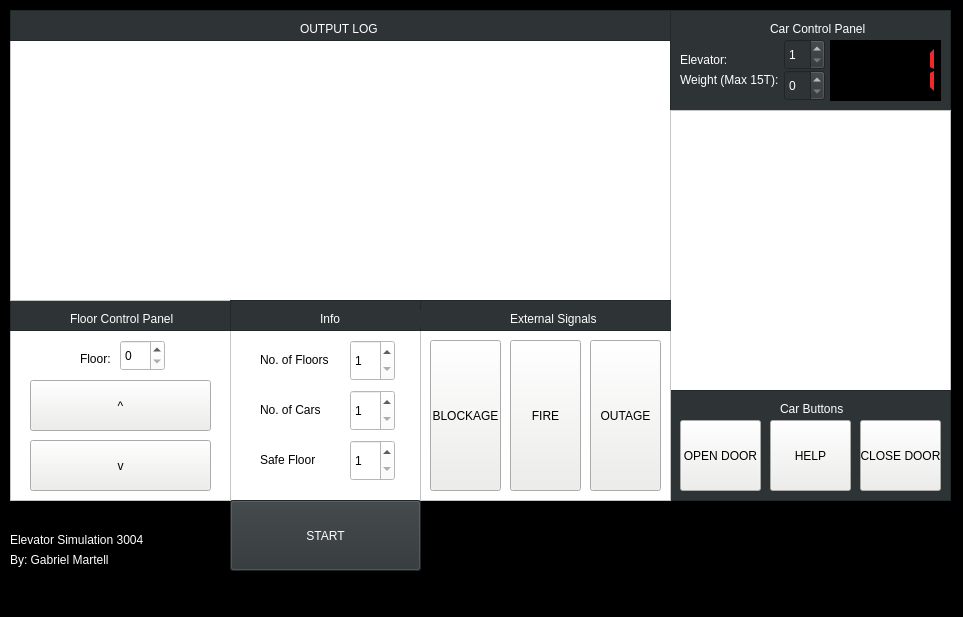
<?xml version="1.0" encoding="UTF-8"?>
<ui version="4.0">
 <class>MainWindow</class>
 <widget class="QMainWindow" name="MainWindow">
  <property name="geometry">
   <rect>
    <x>0</x>
    <y>0</y>
    <width>963</width>
    <height>617</height>
   </rect>
  </property>
  <property name="windowTitle">
   <string>MainWindow</string>
  </property>
  <property name="styleSheet">
   <string notr="true">background-color: rgb(0, 0, 0);</string>
  </property>
  <widget class="QWidget" name="centralwidget">
   <widget class="QFrame" name="upDownButtonsFrame">
    <property name="geometry">
     <rect>
      <x>10</x>
      <y>300</y>
      <width>221</width>
      <height>201</height>
     </rect>
    </property>
    <property name="styleSheet">
     <string notr="true">background-color: rgb(255, 255, 255);</string>
    </property>
    <property name="frameShape">
     <enum>QFrame::StyledPanel</enum>
    </property>
    <property name="frameShadow">
     <enum>QFrame::Raised</enum>
    </property>
    <widget class="QPushButton" name="up_button">
     <property name="geometry">
      <rect>
       <x>20</x>
       <y>80</y>
       <width>181</width>
       <height>51</height>
      </rect>
     </property>
     <property name="cursor">
      <cursorShape>PointingHandCursor</cursorShape>
     </property>
     <property name="styleSheet">
      <string notr="true">background-color: rgb(238, 238, 236);</string>
     </property>
     <property name="text">
      <string>^</string>
     </property>
    </widget>
    <widget class="QPushButton" name="down_button">
     <property name="geometry">
      <rect>
       <x>20</x>
       <y>140</y>
       <width>181</width>
       <height>51</height>
      </rect>
     </property>
     <property name="cursor">
      <cursorShape>PointingHandCursor</cursorShape>
     </property>
     <property name="styleSheet">
      <string notr="true">background-color: rgb(238, 238, 236);</string>
     </property>
     <property name="text">
      <string>v</string>
     </property>
    </widget>
    <widget class="QSpinBox" name="floor_spin">
     <property name="geometry">
      <rect>
       <x>110</x>
       <y>40</y>
       <width>45</width>
       <height>31</height>
      </rect>
     </property>
    </widget>
    <widget class="QLabel" name="label">
     <property name="geometry">
      <rect>
       <x>70</x>
       <y>50</y>
       <width>31</width>
       <height>17</height>
      </rect>
     </property>
     <property name="text">
      <string>Floor:</string>
     </property>
    </widget>
    <widget class="QFrame" name="fcp_header">
     <property name="geometry">
      <rect>
       <x>0</x>
       <y>0</y>
       <width>281</width>
       <height>31</height>
      </rect>
     </property>
     <property name="styleSheet">
      <string notr="true">background-color: rgb(46, 52, 54);</string>
     </property>
     <property name="frameShape">
      <enum>QFrame::StyledPanel</enum>
     </property>
     <property name="frameShadow">
      <enum>QFrame::Raised</enum>
     </property>
     <widget class="QLabel" name="label_5">
      <property name="geometry">
       <rect>
        <x>60</x>
        <y>10</y>
        <width>121</width>
        <height>17</height>
       </rect>
      </property>
      <property name="styleSheet">
       <string notr="true">color: rgb(255, 255, 255);</string>
      </property>
      <property name="text">
       <string>Floor Control Panel</string>
      </property>
     </widget>
    </widget>
   </widget>
   <widget class="QScrollArea" name="scrollArea">
    <property name="geometry">
     <rect>
      <x>10</x>
      <y>40</y>
      <width>661</width>
      <height>261</height>
     </rect>
    </property>
    <property name="focusPolicy">
     <enum>Qt::NoFocus</enum>
    </property>
    <property name="styleSheet">
     <string notr="true">background-color: rgb(255, 255, 255);</string>
    </property>
    <property name="frameShape">
     <enum>QFrame::StyledPanel</enum>
    </property>
    <property name="widgetResizable">
     <bool>true</bool>
    </property>
    <widget class="QWidget" name="scrollAreaWidgetContents">
     <property name="geometry">
      <rect>
       <x>0</x>
       <y>0</y>
       <width>659</width>
       <height>259</height>
      </rect>
     </property>
    </widget>
   </widget>
   <widget class="QFrame" name="scrollAreaHeader">
    <property name="geometry">
     <rect>
      <x>10</x>
      <y>10</y>
      <width>661</width>
      <height>31</height>
     </rect>
    </property>
    <property name="styleSheet">
     <string notr="true">background-color: rgb(46, 52, 54);</string>
    </property>
    <property name="frameShape">
     <enum>QFrame::StyledPanel</enum>
    </property>
    <property name="frameShadow">
     <enum>QFrame::Raised</enum>
    </property>
    <widget class="QLabel" name="label_2">
     <property name="geometry">
      <rect>
       <x>290</x>
       <y>10</y>
       <width>101</width>
       <height>17</height>
      </rect>
     </property>
     <property name="styleSheet">
      <string notr="true">color: rgb(255, 255, 255);</string>
     </property>
     <property name="text">
      <string>OUTPUT LOG</string>
     </property>
    </widget>
   </widget>
   <widget class="QFrame" name="elevator_informationFrame">
    <property name="geometry">
     <rect>
      <x>670</x>
      <y>10</y>
      <width>281</width>
      <height>101</height>
     </rect>
    </property>
    <property name="styleSheet">
     <string notr="true">background-color: rgb(46, 52, 54);</string>
    </property>
    <property name="frameShape">
     <enum>QFrame::StyledPanel</enum>
    </property>
    <property name="frameShadow">
     <enum>QFrame::Raised</enum>
    </property>
    <widget class="QSpinBox" name="elevator_spin">
     <property name="geometry">
      <rect>
       <x>114</x>
       <y>29</y>
       <width>41</width>
       <height>31</height>
      </rect>
     </property>
     <property name="styleSheet">
      <string notr="true">color: rgb(255, 255, 255);</string>
     </property>
     <property name="minimum">
      <number>1</number>
     </property>
    </widget>
    <widget class="QLabel" name="label_3">
     <property name="geometry">
      <rect>
       <x>10</x>
       <y>40</y>
       <width>61</width>
       <height>20</height>
      </rect>
     </property>
     <property name="styleSheet">
      <string notr="true">color: rgb(255, 255, 255);</string>
     </property>
     <property name="text">
      <string>Elevator:</string>
     </property>
    </widget>
    <widget class="QLCDNumber" name="level_indicator">
     <property name="geometry">
      <rect>
       <x>160</x>
       <y>30</y>
       <width>111</width>
       <height>61</height>
      </rect>
     </property>
     <property name="styleSheet">
      <string notr="true">color: rgb(239, 41, 41);
border-color: rgb(0, 0, 0);
alternate-background-color: rgb(0, 0, 0);
background-color: rgb(0, 0, 0);</string>
     </property>
     <property name="frameShape">
      <enum>QFrame::Box</enum>
     </property>
     <property name="frameShadow">
      <enum>QFrame::Raised</enum>
     </property>
     <property name="smallDecimalPoint">
      <bool>false</bool>
     </property>
     <property name="digitCount">
      <number>4</number>
     </property>
     <property name="segmentStyle">
      <enum>QLCDNumber::Flat</enum>
     </property>
     <property name="value" stdset="0">
      <double>1.000000000000000</double>
     </property>
    </widget>
    <widget class="QLabel" name="weight_label">
     <property name="geometry">
      <rect>
       <x>10</x>
       <y>60</y>
       <width>101</width>
       <height>20</height>
      </rect>
     </property>
     <property name="styleSheet">
      <string notr="true">color: rgb(255, 255, 255);</string>
     </property>
     <property name="text">
      <string>Weight (Max 15T):</string>
     </property>
    </widget>
    <widget class="QSpinBox" name="elevator_weight_spin">
     <property name="geometry">
      <rect>
       <x>114</x>
       <y>60</y>
       <width>41</width>
       <height>31</height>
      </rect>
     </property>
     <property name="styleSheet">
      <string notr="true">color: rgb(255, 255, 255);</string>
     </property>
    </widget>
    <widget class="QLabel" name="label_8">
     <property name="geometry">
      <rect>
       <x>100</x>
       <y>10</y>
       <width>101</width>
       <height>17</height>
      </rect>
     </property>
     <property name="styleSheet">
      <string notr="true">color: rgb(255, 255, 255);</string>
     </property>
     <property name="text">
      <string>Car Control Panel</string>
     </property>
    </widget>
   </widget>
   <widget class="QFrame" name="elevator_floorButtonsFrame">
    <property name="geometry">
     <rect>
      <x>670</x>
      <y>110</y>
      <width>281</width>
      <height>281</height>
     </rect>
    </property>
    <property name="styleSheet">
     <string notr="true">background-color: rgb(255, 255, 255);</string>
    </property>
    <property name="frameShape">
     <enum>QFrame::StyledPanel</enum>
    </property>
    <property name="frameShadow">
     <enum>QFrame::Raised</enum>
    </property>
    <widget class="QWidget" name="gridLayoutWidget">
     <property name="geometry">
      <rect>
       <x>10</x>
       <y>10</y>
       <width>261</width>
       <height>261</height>
      </rect>
     </property>
     <layout class="QGridLayout" name="gridLayout">
      <property name="verticalSpacing">
       <number>6</number>
      </property>
     </layout>
    </widget>
   </widget>
   <widget class="QFrame" name="elevator_otherButtonsFrame">
    <property name="geometry">
     <rect>
      <x>670</x>
      <y>390</y>
      <width>281</width>
      <height>111</height>
     </rect>
    </property>
    <property name="styleSheet">
     <string notr="true">background-color: rgb(46, 52, 54);</string>
    </property>
    <property name="frameShape">
     <enum>QFrame::StyledPanel</enum>
    </property>
    <property name="frameShadow">
     <enum>QFrame::Raised</enum>
    </property>
    <widget class="QPushButton" name="help_button">
     <property name="geometry">
      <rect>
       <x>100</x>
       <y>30</y>
       <width>81</width>
       <height>71</height>
      </rect>
     </property>
     <property name="cursor">
      <cursorShape>PointingHandCursor</cursorShape>
     </property>
     <property name="styleSheet">
      <string notr="true">background-color: rgb(238, 238, 236);</string>
     </property>
     <property name="text">
      <string>HELP</string>
     </property>
    </widget>
    <widget class="QPushButton" name="open_door_button">
     <property name="geometry">
      <rect>
       <x>10</x>
       <y>30</y>
       <width>81</width>
       <height>71</height>
      </rect>
     </property>
     <property name="cursor">
      <cursorShape>SizeHorCursor</cursorShape>
     </property>
     <property name="styleSheet">
      <string notr="true">background-color: rgb(238, 238, 236);</string>
     </property>
     <property name="text">
      <string>OPEN DOOR</string>
     </property>
    </widget>
    <widget class="QPushButton" name="close_door_button">
     <property name="geometry">
      <rect>
       <x>190</x>
       <y>30</y>
       <width>81</width>
       <height>71</height>
      </rect>
     </property>
     <property name="cursor">
      <cursorShape>SizeHorCursor</cursorShape>
     </property>
     <property name="styleSheet">
      <string notr="true">background-color: rgb(238, 238, 236);</string>
     </property>
     <property name="text">
      <string>CLOSE DOOR</string>
     </property>
    </widget>
    <widget class="QLabel" name="label_10">
     <property name="geometry">
      <rect>
       <x>110</x>
       <y>10</y>
       <width>121</width>
       <height>17</height>
      </rect>
     </property>
     <property name="styleSheet">
      <string notr="true">color: rgb(255, 255, 255);</string>
     </property>
     <property name="text">
      <string>Car Buttons</string>
     </property>
    </widget>
   </widget>
   <widget class="QFrame" name="setupFrame">
    <property name="geometry">
     <rect>
      <x>230</x>
      <y>330</y>
      <width>191</width>
      <height>171</height>
     </rect>
    </property>
    <property name="styleSheet">
     <string notr="true">background-color: rgb(255, 255, 255);</string>
    </property>
    <property name="frameShape">
     <enum>QFrame::StyledPanel</enum>
    </property>
    <property name="frameShadow">
     <enum>QFrame::Raised</enum>
    </property>
    <widget class="QLabel" name="label_6">
     <property name="geometry">
      <rect>
       <x>30</x>
       <y>70</y>
       <width>81</width>
       <height>20</height>
      </rect>
     </property>
     <property name="text">
      <string>No. of Cars</string>
     </property>
    </widget>
    <widget class="QLabel" name="label_4">
     <property name="geometry">
      <rect>
       <x>30</x>
       <y>20</y>
       <width>81</width>
       <height>20</height>
      </rect>
     </property>
     <property name="text">
      <string>No. of Floors</string>
     </property>
    </widget>
    <widget class="QSpinBox" name="num_cars_spin">
     <property name="geometry">
      <rect>
       <x>120</x>
       <y>60</y>
       <width>45</width>
       <height>41</height>
      </rect>
     </property>
     <property name="minimum">
      <number>1</number>
     </property>
     <property name="maximum">
      <number>9</number>
     </property>
    </widget>
    <widget class="QSpinBox" name="num_floors_spin">
     <property name="geometry">
      <rect>
       <x>120</x>
       <y>10</y>
       <width>45</width>
       <height>41</height>
      </rect>
     </property>
     <property name="minimum">
      <number>1</number>
     </property>
     <property name="maximum">
      <number>9</number>
     </property>
    </widget>
    <widget class="QLabel" name="label_7">
     <property name="geometry">
      <rect>
       <x>30</x>
       <y>120</y>
       <width>81</width>
       <height>20</height>
      </rect>
     </property>
     <property name="text">
      <string>Safe Floor</string>
     </property>
    </widget>
    <widget class="QSpinBox" name="safe_floor_spin">
     <property name="geometry">
      <rect>
       <x>120</x>
       <y>110</y>
       <width>45</width>
       <height>41</height>
      </rect>
     </property>
     <property name="minimum">
      <number>1</number>
     </property>
     <property name="maximum">
      <number>9</number>
     </property>
    </widget>
   </widget>
   <widget class="QFrame" name="elevator_externalButtons">
    <property name="geometry">
     <rect>
      <x>420</x>
      <y>300</y>
      <width>251</width>
      <height>201</height>
     </rect>
    </property>
    <property name="styleSheet">
     <string notr="true">background-color: rgb(255, 255, 255);</string>
    </property>
    <property name="frameShape">
     <enum>QFrame::StyledPanel</enum>
    </property>
    <property name="frameShadow">
     <enum>QFrame::Raised</enum>
    </property>
    <widget class="QPushButton" name="fire_button">
     <property name="geometry">
      <rect>
       <x>90</x>
       <y>40</y>
       <width>71</width>
       <height>151</height>
      </rect>
     </property>
     <property name="cursor">
      <cursorShape>PointingHandCursor</cursorShape>
     </property>
     <property name="styleSheet">
      <string notr="true">background-color: rgb(238, 238, 236);</string>
     </property>
     <property name="text">
      <string>FIRE</string>
     </property>
    </widget>
    <widget class="QPushButton" name="power_out_button">
     <property name="geometry">
      <rect>
       <x>170</x>
       <y>40</y>
       <width>71</width>
       <height>151</height>
      </rect>
     </property>
     <property name="cursor">
      <cursorShape>PointingHandCursor</cursorShape>
     </property>
     <property name="styleSheet">
      <string notr="true">background-color: rgb(238, 238, 236);</string>
     </property>
     <property name="text">
      <string>OUTAGE</string>
     </property>
    </widget>
    <widget class="QPushButton" name="blockage_button">
     <property name="geometry">
      <rect>
       <x>10</x>
       <y>40</y>
       <width>71</width>
       <height>151</height>
      </rect>
     </property>
     <property name="cursor">
      <cursorShape>PointingHandCursor</cursorShape>
     </property>
     <property name="styleSheet">
      <string notr="true">background-color: rgb(238, 238, 236);</string>
     </property>
     <property name="text">
      <string>BLOCKAGE</string>
     </property>
    </widget>
    <widget class="QFrame" name="external_signals_header">
     <property name="geometry">
      <rect>
       <x>0</x>
       <y>0</y>
       <width>281</width>
       <height>31</height>
      </rect>
     </property>
     <property name="styleSheet">
      <string notr="true">background-color: rgb(46, 52, 54);</string>
     </property>
     <property name="frameShape">
      <enum>QFrame::StyledPanel</enum>
     </property>
     <property name="frameShadow">
      <enum>QFrame::Raised</enum>
     </property>
     <widget class="QLabel" name="label_9">
      <property name="geometry">
       <rect>
        <x>90</x>
        <y>10</y>
        <width>121</width>
        <height>17</height>
       </rect>
      </property>
      <property name="styleSheet">
       <string notr="true">color: rgb(255, 255, 255);</string>
      </property>
      <property name="text">
       <string>External Signals</string>
      </property>
     </widget>
    </widget>
   </widget>
   <widget class="QFrame" name="info_header">
    <property name="geometry">
     <rect>
      <x>230</x>
      <y>300</y>
      <width>191</width>
      <height>31</height>
     </rect>
    </property>
    <property name="styleSheet">
     <string notr="true">background-color: rgb(46, 52, 54);</string>
    </property>
    <property name="frameShape">
     <enum>QFrame::StyledPanel</enum>
    </property>
    <property name="frameShadow">
     <enum>QFrame::Raised</enum>
    </property>
    <widget class="QLabel" name="label_11">
     <property name="geometry">
      <rect>
       <x>90</x>
       <y>10</y>
       <width>101</width>
       <height>17</height>
      </rect>
     </property>
     <property name="styleSheet">
      <string notr="true">color: rgb(255, 255, 255);</string>
     </property>
     <property name="text">
      <string>Info</string>
     </property>
    </widget>
   </widget>
   <widget class="QPushButton" name="start_button">
    <property name="geometry">
     <rect>
      <x>230</x>
      <y>500</y>
      <width>191</width>
      <height>71</height>
     </rect>
    </property>
    <property name="cursor">
     <cursorShape>PointingHandCursor</cursorShape>
    </property>
    <property name="styleSheet">
     <string notr="true">color: rgb(255, 255, 255);
background-color: rgb(46, 52, 54);</string>
    </property>
    <property name="text">
     <string>START</string>
    </property>
   </widget>
   <widget class="QLabel" name="label_12">
    <property name="geometry">
     <rect>
      <x>10</x>
      <y>550</y>
      <width>131</width>
      <height>20</height>
     </rect>
    </property>
    <property name="styleSheet">
     <string notr="true">color: rgb(255, 255, 255);</string>
    </property>
    <property name="text">
     <string>By: Gabriel Martell</string>
    </property>
   </widget>
   <widget class="QLabel" name="label_13">
    <property name="geometry">
     <rect>
      <x>10</x>
      <y>530</y>
      <width>141</width>
      <height>20</height>
     </rect>
    </property>
    <property name="styleSheet">
     <string notr="true">color: rgb(255, 255, 255);</string>
    </property>
    <property name="text">
     <string>Elevator Simulation 3004</string>
    </property>
   </widget>
  </widget>
  <widget class="QMenuBar" name="menubar">
   <property name="geometry">
    <rect>
     <x>0</x>
     <y>0</y>
     <width>963</width>
     <height>22</height>
    </rect>
   </property>
  </widget>
  <widget class="QStatusBar" name="statusbar"/>
 </widget>
 <resources/>
 <connections>
  <connection>
   <sender>start_button</sender>
   <signal>released()</signal>
   <receiver>MainWindow</receiver>
   <slot>update()</slot>
   <hints>
    <hint type="sourcelabel">
     <x>390</x>
     <y>297</y>
    </hint>
    <hint type="destinationlabel">
     <x>399</x>
     <y>299</y>
    </hint>
   </hints>
  </connection>
 </connections>
</ui>
